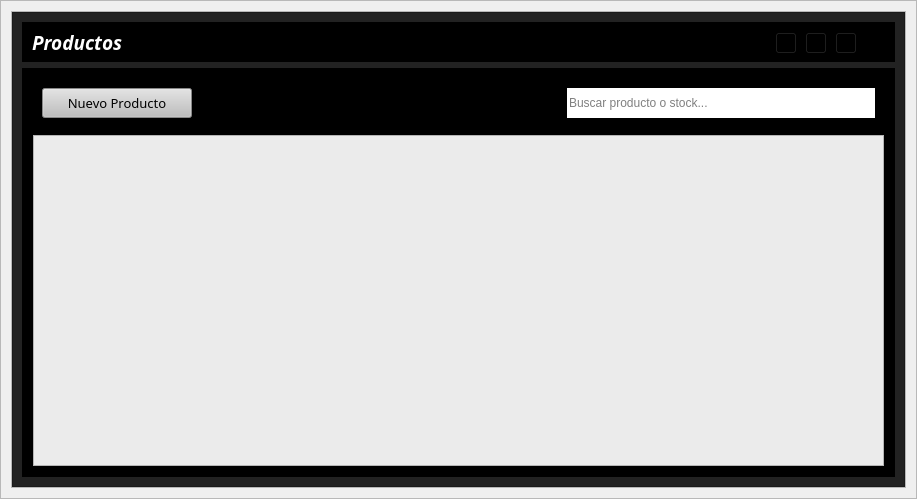
<?xml version="1.0" encoding="UTF-8"?>
<ui version="4.0">
 <class>ViewEmpleado</class>
 <widget class="QWidget" name="ViewEmpleado">
  <property name="geometry">
   <rect>
    <x>0</x>
    <y>0</y>
    <width>917</width>
    <height>499</height>
   </rect>
  </property>
  <property name="windowTitle">
   <string>Form</string>
  </property>
  <layout class="QVBoxLayout" name="verticalLayout">
   <property name="spacing">
    <number>0</number>
   </property>
   <property name="leftMargin">
    <number>0</number>
   </property>
   <property name="topMargin">
    <number>0</number>
   </property>
   <property name="rightMargin">
    <number>0</number>
   </property>
   <property name="bottomMargin">
    <number>0</number>
   </property>
   <item>
    <widget class="QFrame" name="central_widget_frame">
     <property name="frameShape">
      <enum>QFrame::StyledPanel</enum>
     </property>
     <property name="frameShadow">
      <enum>QFrame::Raised</enum>
     </property>
     <layout class="QVBoxLayout" name="shadow_layout">
      <property name="spacing">
       <number>0</number>
      </property>
      <property name="leftMargin">
       <number>10</number>
      </property>
      <property name="topMargin">
       <number>10</number>
      </property>
      <property name="rightMargin">
       <number>10</number>
      </property>
      <property name="bottomMargin">
       <number>10</number>
      </property>
      <item>
       <widget class="QFrame" name="background_frame">
        <property name="frameShape">
         <enum>QFrame::StyledPanel</enum>
        </property>
        <property name="frameShadow">
         <enum>QFrame::Raised</enum>
        </property>
        <layout class="QVBoxLayout" name="verticalLayout_2">
         <property name="spacing">
          <number>0</number>
         </property>
         <property name="leftMargin">
          <number>0</number>
         </property>
         <property name="topMargin">
          <number>0</number>
         </property>
         <property name="rightMargin">
          <number>0</number>
         </property>
         <property name="bottomMargin">
          <number>0</number>
         </property>
         <item>
          <widget class="QFrame" name="content_frame">
           <property name="minimumSize">
            <size>
             <width>0</width>
             <height>0</height>
            </size>
           </property>
           <property name="styleSheet">
            <string notr="true">background-color: rgb(34, 34, 34);</string>
           </property>
           <property name="frameShape">
            <enum>QFrame::StyledPanel</enum>
           </property>
           <property name="frameShadow">
            <enum>QFrame::Raised</enum>
           </property>
           <layout class="QVBoxLayout" name="verticalLayout_7">
            <property name="spacing">
             <number>6</number>
            </property>
            <property name="leftMargin">
             <number>9</number>
            </property>
            <property name="topMargin">
             <number>9</number>
            </property>
            <property name="rightMargin">
             <number>9</number>
            </property>
            <property name="bottomMargin">
             <number>9</number>
            </property>
            <item>
             <widget class="QFrame" name="frame_nav">
              <property name="minimumSize">
               <size>
                <width>0</width>
                <height>40</height>
               </size>
              </property>
              <property name="maximumSize">
               <size>
                <width>16777215</width>
                <height>40</height>
               </size>
              </property>
              <property name="styleSheet">
               <string notr="true">background-color: rgb(0, 0, 0);</string>
              </property>
              <property name="frameShape">
               <enum>QFrame::StyledPanel</enum>
              </property>
              <property name="frameShadow">
               <enum>QFrame::Raised</enum>
              </property>
              <layout class="QHBoxLayout" name="horizontalLayout_6">
               <item>
                <widget class="QLabel" name="label_tittle">
                 <property name="font">
                  <font>
                   <family>Tw Cen MT</family>
                   <pointsize>14</pointsize>
                   <weight>75</weight>
                   <italic>true</italic>
                   <bold>true</bold>
                  </font>
                 </property>
                 <property name="styleSheet">
                  <string notr="true">color: rgb(255, 255, 255) ;</string>
                 </property>
                 <property name="text">
                  <string>Productos</string>
                 </property>
                </widget>
               </item>
               <item>
                <widget class="QFrame" name="butttons_holder_frame">
                 <property name="minimumSize">
                  <size>
                   <width>110</width>
                   <height>30</height>
                  </size>
                 </property>
                 <property name="maximumSize">
                  <size>
                   <width>110</width>
                   <height>16777215</height>
                  </size>
                 </property>
                 <property name="frameShape">
                  <enum>QFrame::StyledPanel</enum>
                 </property>
                 <property name="frameShadow">
                  <enum>QFrame::Raised</enum>
                 </property>
                 <widget class="QToolButton" name="minimize_button">
                  <property name="geometry">
                   <rect>
                    <x>0</x>
                    <y>0</y>
                    <width>22</width>
                    <height>22</height>
                   </rect>
                  </property>
                  <property name="text">
                   <string>...</string>
                  </property>
                  <property name="icon">
                   <iconset>
                    <normaloff>L:/AngelCuk/assets/icons/minimize-window.png</normaloff>L:/AngelCuk/assets/icons/minimize-window.png</iconset>
                  </property>
                 </widget>
                 <widget class="QToolButton" name="restore_button">
                  <property name="geometry">
                   <rect>
                    <x>30</x>
                    <y>0</y>
                    <width>22</width>
                    <height>22</height>
                   </rect>
                  </property>
                  <property name="text">
                   <string>...</string>
                  </property>
                  <property name="icon">
                   <iconset>
                    <normaloff>L:/AngelCuk/assets/icons/restore-window.png</normaloff>L:/AngelCuk/assets/icons/restore-window.png</iconset>
                  </property>
                 </widget>
                 <widget class="QToolButton" name="maximize_button">
                  <property name="geometry">
                   <rect>
                    <x>30</x>
                    <y>0</y>
                    <width>22</width>
                    <height>22</height>
                   </rect>
                  </property>
                  <property name="text">
                   <string>...</string>
                  </property>
                  <property name="icon">
                   <iconset>
                    <normaloff>L:/AngelCuk/assets/icons/maximize-window.png</normaloff>L:/AngelCuk/assets/icons/maximize-window.png</iconset>
                  </property>
                 </widget>
                 <widget class="QToolButton" name="close_button">
                  <property name="geometry">
                   <rect>
                    <x>60</x>
                    <y>0</y>
                    <width>22</width>
                    <height>22</height>
                   </rect>
                  </property>
                  <property name="text">
                   <string>...</string>
                  </property>
                  <property name="icon">
                   <iconset>
                    <normaloff>L:/AngelCuk/assets/icons/close-window.png</normaloff>L:/AngelCuk/assets/icons/close-window.png</iconset>
                  </property>
                 </widget>
                </widget>
               </item>
              </layout>
             </widget>
            </item>
            <item>
             <widget class="QFrame" name="frame_action">
              <property name="styleSheet">
               <string notr="true">background-color: rgb(0, 0, 0);</string>
              </property>
              <property name="frameShape">
               <enum>QFrame::StyledPanel</enum>
              </property>
              <property name="frameShadow">
               <enum>QFrame::Raised</enum>
              </property>
              <layout class="QVBoxLayout" name="verticalLayout_5">
               <item>
                <widget class="QFrame" name="frame_5">
                 <property name="minimumSize">
                  <size>
                   <width>0</width>
                   <height>50</height>
                  </size>
                 </property>
                 <property name="frameShape">
                  <enum>QFrame::StyledPanel</enum>
                 </property>
                 <property name="frameShadow">
                  <enum>QFrame::Raised</enum>
                 </property>
                 <layout class="QHBoxLayout" name="horizontalLayout_5">
                  <item>
                   <widget class="QPushButton" name="new_request_button_cliente">
                    <property name="minimumSize">
                     <size>
                      <width>150</width>
                      <height>30</height>
                     </size>
                    </property>
                    <property name="font">
                     <font>
                      <family>Tw Cen MT Condensed Extra Bold</family>
                      <pointsize>10</pointsize>
                     </font>
                    </property>
                    <property name="styleSheet">
                     <string notr="true">QPushButton{
	
	background-color: rgb(190, 190, 190);
	color: black;
}

QPushButton:hover{
	
	background-color: rgb(97, 35, 45);
	color: white;
}

</string>
                    </property>
                    <property name="text">
                     <string>Nuevo Producto</string>
                    </property>
                    <property name="icon">
                     <iconset>
                      <normaloff>L:/OneDrive/Escritorio/AngelCuk/assets/icons/plus.png</normaloff>L:/OneDrive/Escritorio/AngelCuk/assets/icons/plus.png</iconset>
                    </property>
                   </widget>
                  </item>
                  <item>
                   <spacer name="horizontalSpacer_2">
                    <property name="orientation">
                     <enum>Qt::Horizontal</enum>
                    </property>
                    <property name="sizeHint" stdset="0">
                     <size>
                      <width>40</width>
                      <height>20</height>
                     </size>
                    </property>
                   </spacer>
                  </item>
                  <item>
                   <layout class="QHBoxLayout" name="horizontalLayout_3">
                    <property name="spacing">
                     <number>0</number>
                    </property>
                    <property name="rightMargin">
                     <number>0</number>
                    </property>
                    <item>
                     <widget class="QLabel" name="label">
                      <property name="minimumSize">
                       <size>
                        <width>30</width>
                        <height>30</height>
                       </size>
                      </property>
                      <property name="maximumSize">
                       <size>
                        <width>30</width>
                        <height>16777215</height>
                       </size>
                      </property>
                      <property name="styleSheet">
                       <string notr="true">background-color: black;
border-radius: 0px;</string>
                      </property>
                      <property name="text">
                       <string/>
                      </property>
                      <property name="pixmap">
                       <pixmap>L:/AngelCuk/assets/icons/search.png</pixmap>
                      </property>
                     </widget>
                    </item>
                    <item>
                     <widget class="QLineEdit" name="search_line_edit">
                      <property name="minimumSize">
                       <size>
                        <width>0</width>
                        <height>30</height>
                       </size>
                      </property>
                      <property name="maximumSize">
                       <size>
                        <width>500</width>
                        <height>16777215</height>
                       </size>
                      </property>
                      <property name="styleSheet">
                       <string notr="true">background-color: white;
border-radius: 0px;</string>
                      </property>
                      <property name="placeholderText">
                       <string>Buscar producto o stock...</string>
                      </property>
                     </widget>
                    </item>
                   </layout>
                  </item>
                 </layout>
                </widget>
               </item>
               <item>
                <widget class="QFrame" name="frame">
                 <property name="frameShape">
                  <enum>QFrame::StyledPanel</enum>
                 </property>
                 <property name="frameShadow">
                  <enum>QFrame::Raised</enum>
                 </property>
                 <layout class="QVBoxLayout" name="verticalLayout_8">
                  <property name="spacing">
                   <number>0</number>
                  </property>
                  <property name="leftMargin">
                   <number>0</number>
                  </property>
                  <property name="topMargin">
                   <number>0</number>
                  </property>
                  <property name="rightMargin">
                   <number>0</number>
                  </property>
                  <property name="bottomMargin">
                   <number>0</number>
                  </property>
                  <item>
                   <widget class="QTableWidget" name="productos_table">
                    <property name="styleSheet">
                     <string notr="true">background-color: rgb(235, 235, 235);</string>
                    </property>
                   </widget>
                  </item>
                 </layout>
                </widget>
               </item>
              </layout>
             </widget>
            </item>
           </layout>
          </widget>
         </item>
        </layout>
       </widget>
      </item>
     </layout>
    </widget>
   </item>
  </layout>
 </widget>
 <resources/>
 <connections/>
</ui>
